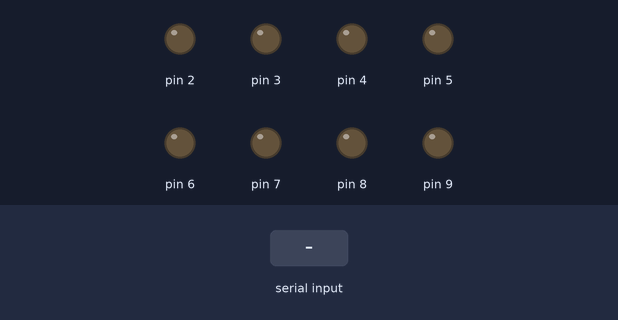
Bench run of a sketch on a simulated Arduino Uno, built with avr-gcc and run on an emulated ATmega328P. On the bench: output pins drawn as LEDs (lit = HIGH). The inputs (shaded band) are chosen by the test bench.

Above: at 1.2 s.
1.3 s: "90,45\n" received over Serial
At 2.1 s:
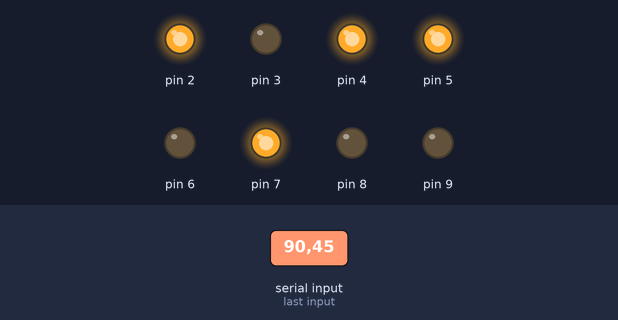
3.8 s: "30,150\n" received over Serial
At 4.5 s:
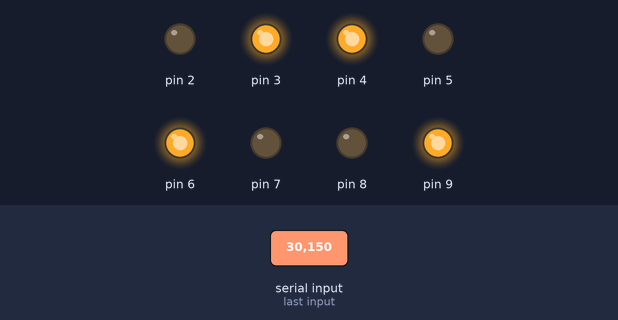
6.3 s: "5\n" received over Serial
At 7.1 s:
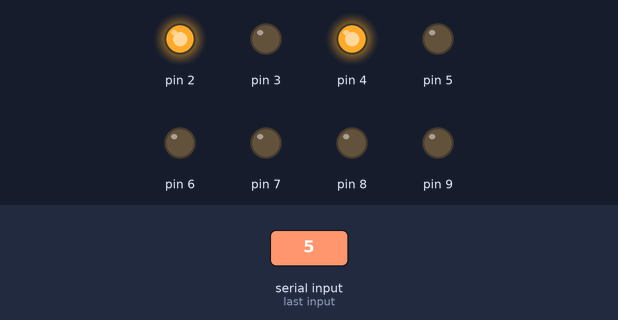
8.8 s: "200\n" received over Serial
At 9.4 s:
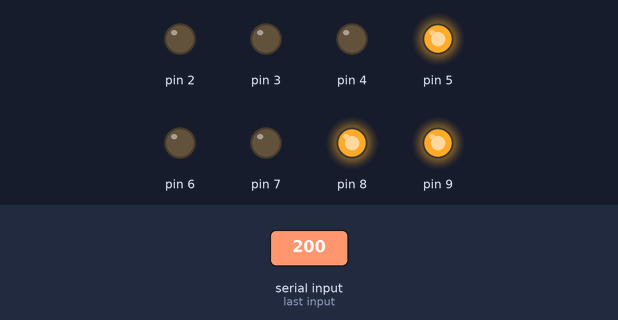
Timing chart, 0 to 11.8 s (numbered marks = the images above; inputs shaded):
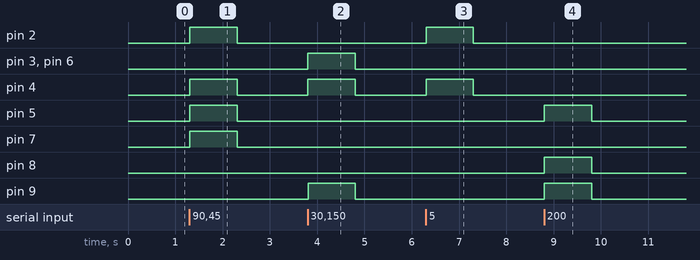

Measured:
- after the input at 1.3 s, pin 2, pin 4, pin 5, pin 7: LOW → HIGH at once, → LOW 1.0 s later
- after the input at 3.8 s, pin 3, pin 4, pin 6, pin 9: LOW → HIGH at once, → LOW 1.0 s later
- after the input at 6.3 s, pin 2, pin 4: LOW → HIGH at once, → LOW 1.0 s later
- after the input at 8.8 s, pin 5, pin 8, pin 9: LOW → HIGH at once, → LOW 1.0 s later

The sketch:

sketch_may24a.ino
```cpp
void setup() {
  Serial.begin(9600);
  for(int i=2;i<10;i++) pinMode(i,OUTPUT);
}
void loop() {
  if(Serial.available()){
    byte a=Serial.parseInt();
    for(int i=0;i<8;i++) digitalWrite(i+2,a&(0x01<<i));
  }
}
```
